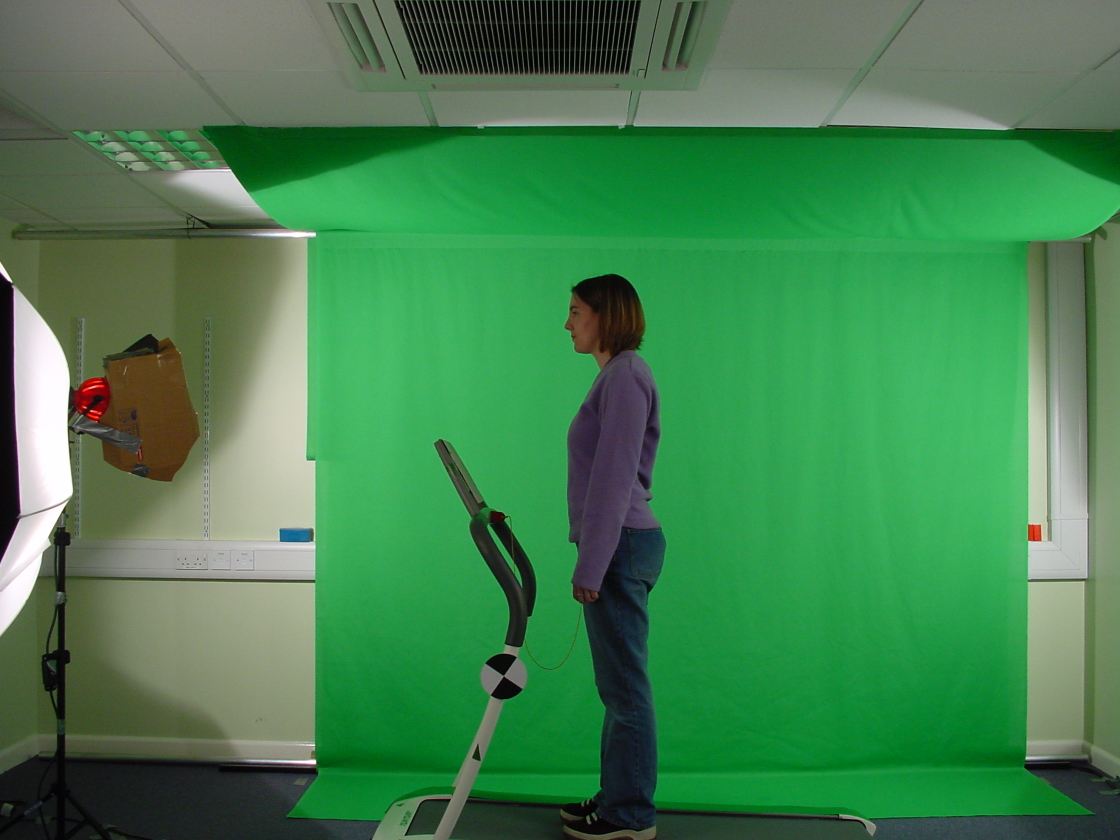
#> input picture Biometrics_Coursework/data/test/DSC00167.JPG, 2240 x 1680 px (shown at 1/2 size); its folder holds only this picture in this run
$ python -i moments_training.py   (imports and definitions only)
#> lines starting #> are read from the running program, lines starting #| are printed output that depends on the picture
import math
import cv2
import mediapipe as mp
from mediapipe.tasks import python
from mediapipe.tasks.python import vision
from mediapipe.tasks.python.components import containers
import numpy as np
import csv_utils
import os
import argparse
from scipy import interpolate


BG_COLOR = (192, 192, 192)  # gray
MASK_COLOR = (255, 255, 255)  # white

RegionOfInterest = vision.InteractiveSegmenterRegionOfInterest
NormalizedKeypoint = containers.keypoint.NormalizedKeypoint

# Create the options that will be used for InteractiveSegmenter
# [1 line that did not run here, left out]
# [2 lines that did not run here, left out]

# Get the directory of the current script
script_dir = os.path.dirname(os.path.abspath(__file__))

OVERLAY_COLOR = (100, 100, 0)  # cyan


# Height and width that will be used by the model
DESIRED_HEIGHT = 480
DESIRED_WIDTH = 480


# Performs resizing and showing the image
def resize_and_show(image):
  h, w = image.shape[:2]
  if h < w:
    img = cv2.resize(image, (DESIRED_WIDTH, math.floor(h/(w/DESIRED_WIDTH))))
  else:
    img = cv2.resize(image, (math.floor(w/(h/DESIRED_HEIGHT)), DESIRED_HEIGHT))
  cv2.imshow("test", img)
  cv2.waitKey(10000)

# [192 lines left out: functions resize, _normalized_to_pixel_coordinates, split_into_segments, hu_moments, fourier_descriptors, main, not called in this run]


# [14 lines not run here, left out]

>>> import cv2
>>> picture = cv2.imread('data/test/DSC00167.JPG')
#> picture is the input picture: shape (1680, 2240, 3); mean B, G, R 80, 129.5, 67.9
>>> result = resize_and_show(picture)
#> in resize_and_show, `img = cv2.resize(image, (DESIRED_WIDTH, math.floor(h/(w/DESIRED_WIDTH)..`:
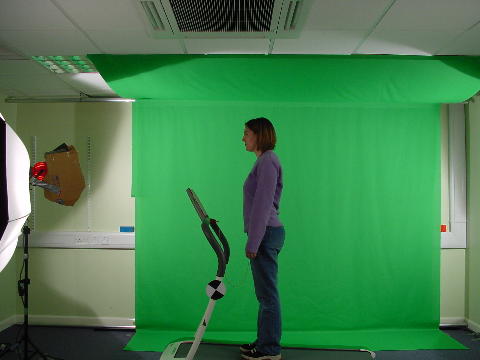
#> img: shape (360, 480, 3); mean B, G, R 79.9, 129.4, 67.8

$ run again, on Biometrics_Coursework/data/test/DSC00169.JPG
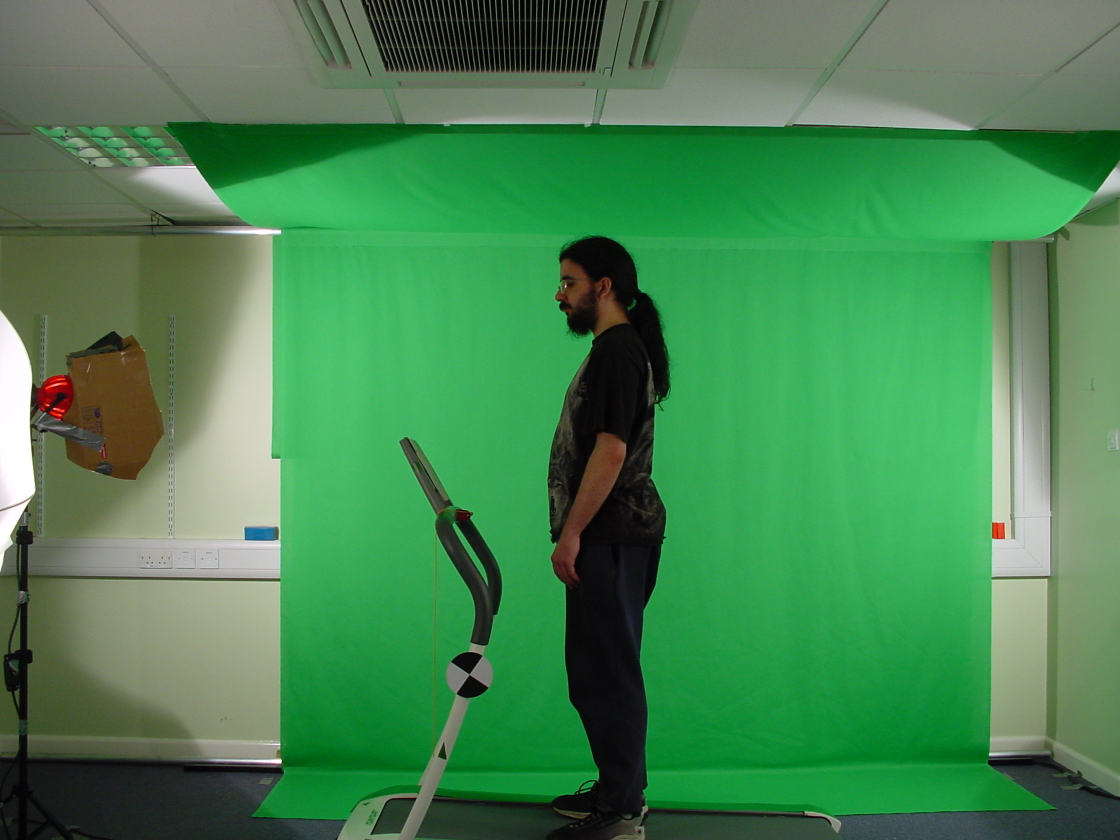
#> input picture Biometrics_Coursework/data/test/DSC00169.JPG, 2240 x 1680 px (shown at 1/2 size)
#> picture is the input picture: shape (1680, 2240, 3); mean B, G, R 82.4, 132.9, 71.4
#> in resize_and_show, `img = cv2.resize(image, (DESIRED_WIDTH, math.floor(h/(w/DESIRED_WIDTH)..`:
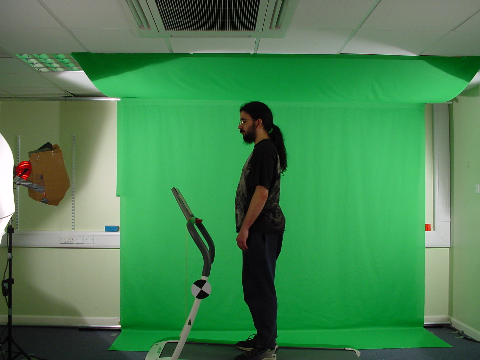
#> img: shape (360, 480, 3); mean B, G, R 82.2, 132.8, 71.3
